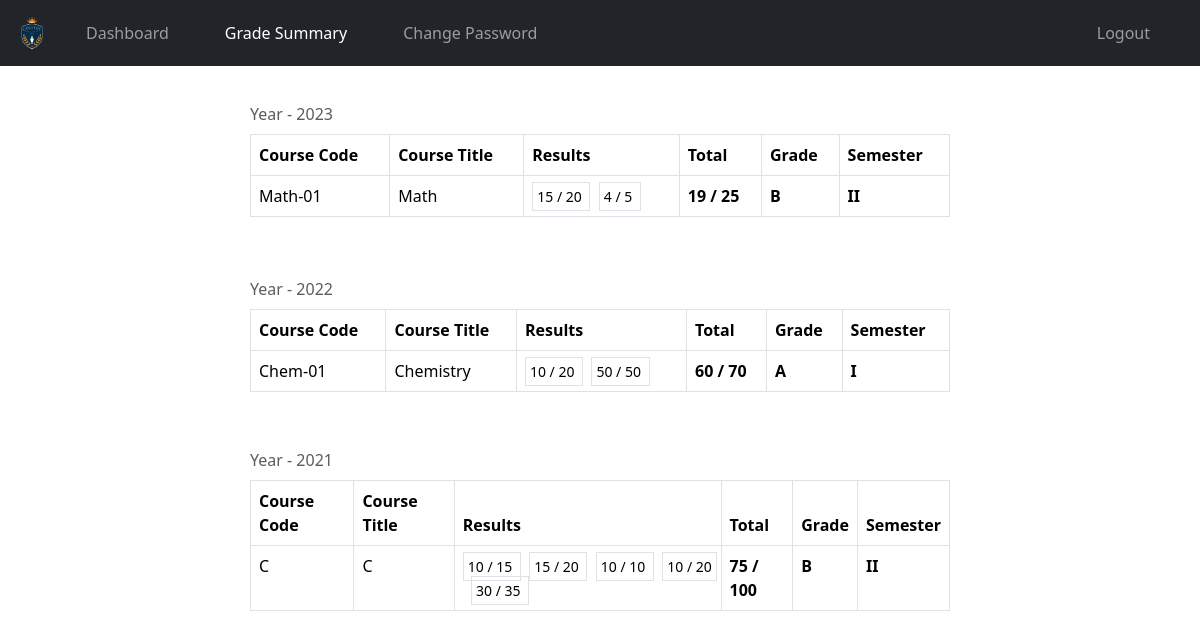
Screenshot of /student/grade.php (signed in) with the database file from the repository.
### tables this page shows
CREATE TABLE `student_score` (
  `id` int(11) NOT NULL,
  `semester` varchar(100) NOT NULL,
  `year` int(11) NOT NULL,
  `student_id` int(11) NOT NULL,
  `teacher_id` int(11) NOT NULL,
  `subject_id` int(11) NOT NULL,
  `results` varchar(512) NOT NULL
);

CREATE TABLE `subjects` (
  `subject_id` int(11) NOT NULL,
  `subject` varchar(31) NOT NULL,
  `subject_code` varchar(31) NOT NULL,
  `semester` int(11) NOT NULL
);

### student/data/score.php (called while the page is built)
<?php
function getScoreById($student_id, $conn){
   $sql = "SELECT * FROM student_score
           WHERE student_id=? ORDER BY year DESC";
   $stmt = $conn->prepare($sql);
   $stmt->execute([$student_id]);
   if ($stmt->rowCount() > 0) {
     $student_scores = $stmt->fetchAll();
     return $student_scores;
   }else {
    return 0;
   }
}
function gradeCalc($grade){
   $g = "";
   if ($grade >= 0.91) {
       $g = "O";
   } else if ($grade >= 0.81) {
       $g = "A";
   } else if ($grade >= 0.71) {
       $g = "B";
   } else if ($grade >= 0.61) {
       $g = "C";
   } else if ($grade >= 0.51) {
       $g = "D";
   } else {
       $g = "F";
   }
   return $g;
}
?>

### student/data/subject.php (called while the page is built, shortened)
<?php
function getSubjectById($subject_id, $conn){
   $sql = "SELECT * FROM subjects
           WHERE subject_id=?";
   $stmt = $conn->prepare($sql);
   $stmt->execute([$subject_id]);
   if ($stmt->rowCount() == 1) {
     $subject = $stmt->fetch();
     return $subject;
   }else {
   	return 0;
   }
}
?>

### student/grade.php (the view, shortened to what this page needs)
  <?php
if (isset($_SESSION['student_id']) &&
    isset($_SESSION['role'])) {
    if ($_SESSION['role'] == 'Student') {
     include "../db_connection.php";
     include "data/score.php";
     include "data/subject.php";
     $student_id = $_SESSION['student_id'];
     $scores = getScoreById($student_id, $conn);
 ?>
<?php
        include "../header.php";
     ?>
<body>
    <?php
        include "../nav.php";
        if ($scores != 0) {
     ?>
     <div class="d-flex justify-content-center align-items-center flex-column pt-4">
         <?php
            $check = 0;
            foreach ($scores as $score) {
              if($score['year'] == $check){
                $check = $score['year'];
                $csubject = getSubjectById($score['subject_id'], $conn);
          ?>
          <tr>
            <td><?=$csubject['subject_code']?></th>
            <td><?=$csubject['subject']?></th>
            <td>
              <?php
                  $total = 0;
                  $outOf = 0;
                  $results = explode(',', trim($score['results']));
                  foreach ($results as $result) {
                    $temp =  explode(' ', trim($result));
                     $total +=$temp[0];
                     $outOf +=$temp[1];
               ?>
              <small class="border p-1">
                <?=$temp[0]?> / <?=$temp[1]?>
              </small>&nbsp;
            <?php } ?>
            </th>
            <th><?=$total?> / <?=$outOf?></th>
            <th><?php
                echo gradeCalc($total);
               ?></th>
            <th><?=$score['semester']?></th>
          </tr>
        <?php }else {
          $check = $score['year'];
          $csubject = getSubjectById($score['subject_id'], $conn);
        ?>
         <div class="table-responsive " style="width: 90%; max-width: 700px;">
              <table class="table table-bordered mt-1 mb-5 n-table">
                 <caption style="caption-side:top">Year - <?=$score['year']?> </caption>
                <thead>
                  <tr>
                    <th scope="col">Course Code</th>
                    <th scope="col">Course Title</th>
                    <th scope="col">Results</th>
                    <th scope="col">Total</th>
                    <th scope="col">Grade</th>
                    <th scope="col">Semester</th>
                  </tr>
                </thead>
                <tbody>
                  <tr>
            <td><?=$csubject['subject_code']?></th>
            <td><?=$csubject['subject']?></th>
            <td>
              <?php
                  $total = 0;
                  $outOf = 0;
                  $results = explode(',', trim($score['results']));
                  foreach ($results as $result) {
                    $temp =  explode(' ', trim($result));
                    $total += $temp[0];
                    $outOf += $temp[1];
               ?>
              <small class="border p-1">
                <?=$temp[0]?> / <?=$temp[1]?>
              </small>&nbsp;
            <?php } ?>
            <th><?=$total?> / <?=$outOf?></th>
            <th><?php
                echo gradeCalc($total/$outOf);
               ?></th>
            <th><?=$score['semester']?></th>
          </tr>
        <?php } if($score['year'] != $check){ ?>
  <?php  } } ?>
   <?php } ?>
</body>
<?php
        include "../footer.php";
     ?>
<?php
  }else {
    header("Location: ../login.php");
    exit;
  }
}else {
	header("Location: ../login.php");
	exit;
}
?>

### static/styles.css (style rules this page uses)
* { margin: 0; padding: 0; }
body { font-family: Arial, sans-serif; margin: 0; padding: 0px; background-color: #f4f4f4; color: #333; }

### rows the page displays
student_score: year "2023", subject.subject_code "Math-01", subject.subject "Math", results "15", results "20", results "4", results "5", total "19", outOf "25", outOf "B", semester "II"
student_score: year "2022", subject.subject_code "Chem-01", subject.subject "Chemistry", results "10", results "20", results "50", total "60", outOf "70", outOf "A", semester "I"
student_score: year "2021", subject.subject_code "C", subject.subject "C", results "10", results "15", results "20", results "30", results "35", total "75", outOf "100", outOf "B", semester "II"
